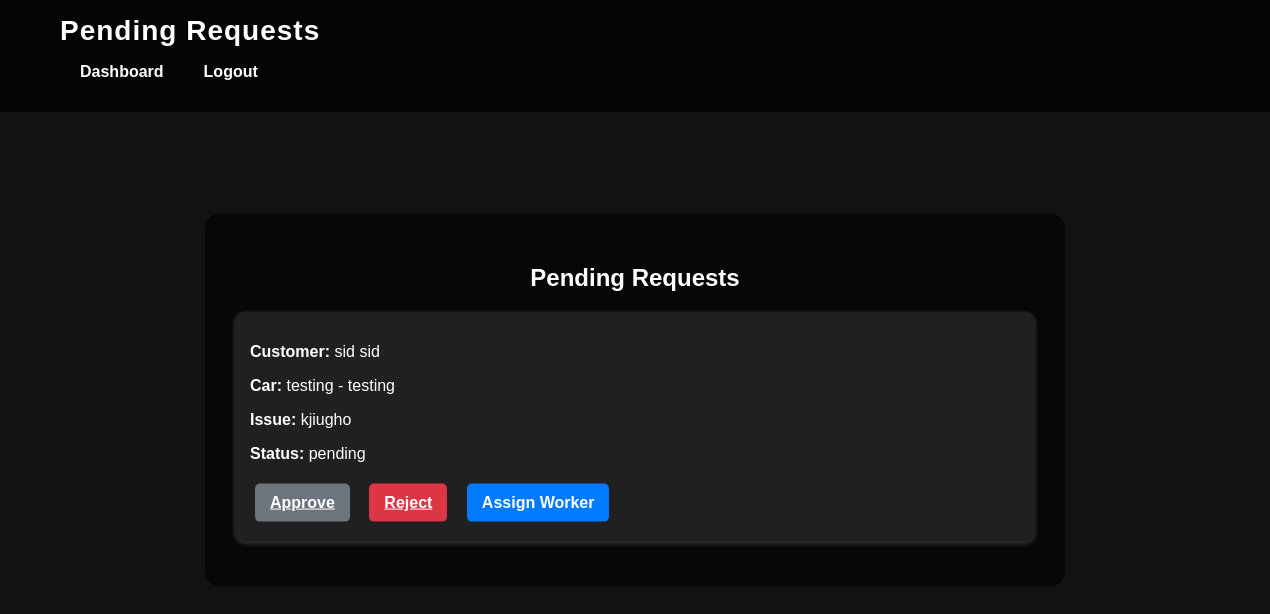
The app's page /pending_requests/ (signed in) with its own data.
### myapp/models.py (models this page shows, shortened)
class Request(models.Model):
    STATUS_CHOICES = [
        ('pending', 'Pending'),
        ('approved', 'Approved'),
        ('rejected', 'Rejected'),
    ]
    customer = models.ForeignKey('Customer', on_delete=models.CASCADE)
    garage = models.ForeignKey('Garage', on_delete=models.CASCADE)
    car_manufacturer = models.CharField(max_length=100)
    car_model = models.CharField(max_length=100)
    issue_description = models.TextField()
    status = models.CharField(max_length=20, choices=STATUS_CHOICES, default='pending')
    created_at = models.DateTimeField(auto_now_add=True)
    worker = models.ForeignKey('Worker', on_delete=models.SET_NULL, null=True, blank=True, related_name='requests')  # Add related_name

class Customer(models.Model):
    first_name = models.CharField(max_length=30)
    last_name = models.CharField(max_length=30)
    contact = models.CharField(max_length=15, unique=True)
    email = models.EmailField(unique=True)
    password = models.CharField(max_length=100)  # Store hashed password
    garage = models.ForeignKey(Garage, on_delete=models.CASCADE,default=1)  # Link customer to garage

### myapp/views.py (the view)
# urls.py: path('pending_requests/', views.pending_requests, name='pending_requests'),
def pending_requests(request):
    garage_id = request.session.get('garage_id')
    if not garage_id:
        return redirect('garage_owner_login')
    garage = Garage.objects.get(id=garage_id)
    pending_requests = Request.objects.filter(garage=garage, status='pending')
    return render(request, 'pending_requests.html', {'pending_requests': pending_requests})

### templates/pending_requests.html (shortened to what this page needs)
{% load static %}
<!DOCTYPE html>
<html lang="en">
<head>
    <link rel="stylesheet" href="{% static 'css/garage_dashboard.css' %}">
</head>
<body>
    <header>
        <nav>
            <h1 class="dashboard-title">Pending Requests</h1>
            <ul>
                <li><a href="{% url 'garage_dashboard' %}">Dashboard</a></li>
                <li><a href="{% url 'logout' %}">Logout</a></li>
            </ul>
        </nav>
    </header>
    <section class="dashboard-content">
        <h2>Pending Requests</h2>
        <div class="requests-list">
            {% for req in pending_requests %}
            <div class="request-box">
                <p><strong>Customer:</strong> {{ req.customer.first_name }} {{ req.customer.last_name }}</p>
                <p><strong>Car:</strong> {{ req.car_manufacturer }} - {{ req.car_model }}</p>
                <p><strong>Issue:</strong> {{ req.issue_description }}</p>
                <p><strong>Status:</strong> {{ req.status }}</p>
                <a href="{% url 'update_request_status' req.id 'Approved' %}"
                   class="btn btn-approve disabled"
                   id="approve-btn-{{ req.id }}"
                   data-request-id="{{ req.id }}"
                   disabled>
                   Approve
                </a>
                <a href="{% url 'update_request_status' req.id 'Rejected' %}" class="btn btn-reject">Reject</a>
                <button class="btn btn-assign" onclick="openAssignWorkerPopup('{{ req.id }}')">Assign Worker</button>
            </div>
            {% empty %}
                <p>No pending requests at the moment.</p>
            {% endfor %}
        </div>
    </section>
</body>
</html>

### static/css/garage_dashboard.css (style rules this page uses)
body, html { font-family: 'Poppins', sans-serif; margin: 0; padding: 0; background-color: #121212; color: white; height: 100%; overflow: hidden; }
header { position: absolute; top: 0; left: 0; width: 100%; background: rgba(0, 0, 0, 0.7); padding: 15px 30px; display: flex; align-items: center; justify-content: space-between; z-index: 2; }
.dashboard-title { color: white; font-size: 28px; font-weight: bold; letter-spacing: 1px; margin: 0; padding-left: 30px; }
nav ul { list-style: none; display: flex; gap: 20px; margin-left: auto; }
nav ul li { display: inline; }
nav ul li a { color: white; text-decoration: none; font-weight: 600; transition: color 0.3s, transform 0.2s; padding: 10px; }
.dashboard-content { position: absolute; top: 50%; left: 50%; transform: translate(-50%, -50%); text-align: center; width: 90%; max-width: 800px; background: rgba(0, 0, 0, 0.6); padding: 30px; border-radius: 15px; z-index: 2; }
.btn { display: inline-block; padding: 10px 15px; font-size: 16px; font-weight: bold; text-align: center; border: none; border-radius: 5px; cursor: pointer; transition: background 0.3s ease-in-out, transform 0.2s; margin: 5px; }
.btn-approve { background-color: #28a745; color: white; }
.btn-approve.disabled { background-color: #6c757d !important; cursor: not-allowed; pointer-events: none; }
.btn-reject { background-color: #dc3545; color: white; }
.btn-assign { background-color: #007bff; color: white; }
.request-box { background: rgba(255, 255, 255, 0.1); padding: 15px; margin: 15px 0; border-radius: 10px; box-shadow: 0 2px 5px rgba(255, 255, 255, 0.2); text-align: left; }
.request-box .btn { display: inline-block; margin-right: 10px; }

### records on screen
Request: customer.first_name "sid", customer.last_name "sid", car_manufacturer "testing", car_model "testing", issue_description "kjiugho", status "pending"
